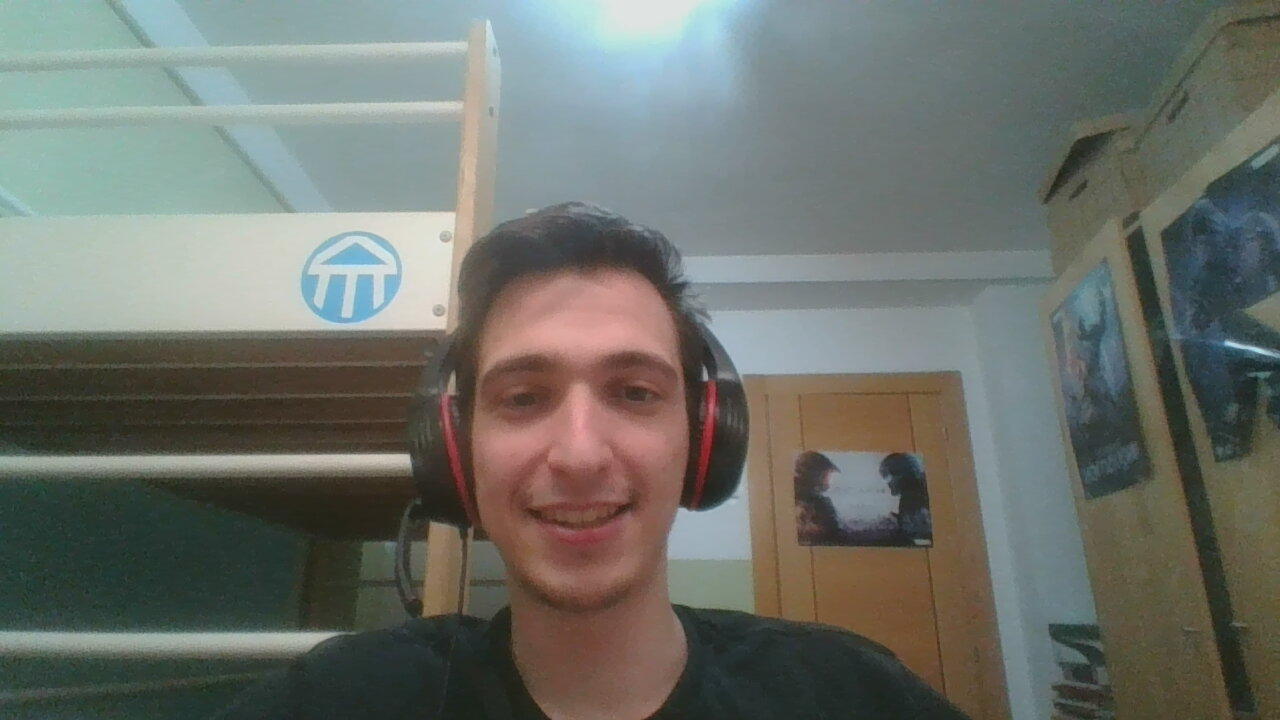
#> input picture prac1/webcam.jpg, 1280 x 720 px, given in place of the camera
$ python practica1.py
#> lines starting #> are read from the running program, lines starting #| are printed output that depends on the picture
#> further down, img is the input picture: shape (720, 1280, 3); mean B, G, R 106.3, 112.9, 109
#> the answer given: 1
### prac1/efectos/contraste.py
import cv2
import numpy as np
from matplotlib import pyplot as plt

def apply(image):
    """
    Apply contrast to an image in gray scale

    :param image: image to apply contrast
    :return: image with contrast
    """
    # Transform image to gray
    imgGrey = cv2.cvtColor(image, cv2.COLOR_BGR2GRAY)
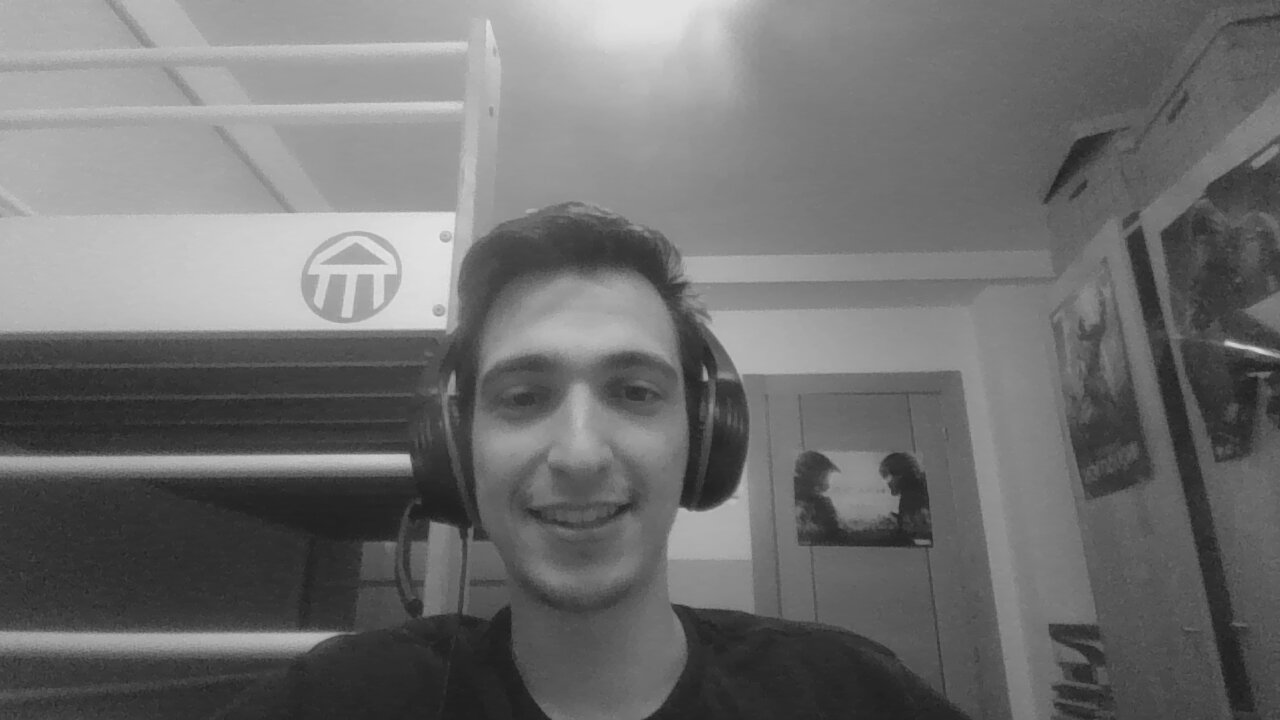
#> imgGrey: shape (720, 1280); min 29, max 233, mean 111

    # Apply histogram equalization to enhance the contrast
    imgGrey_eq = cv2.equalizeHist(imgGrey)
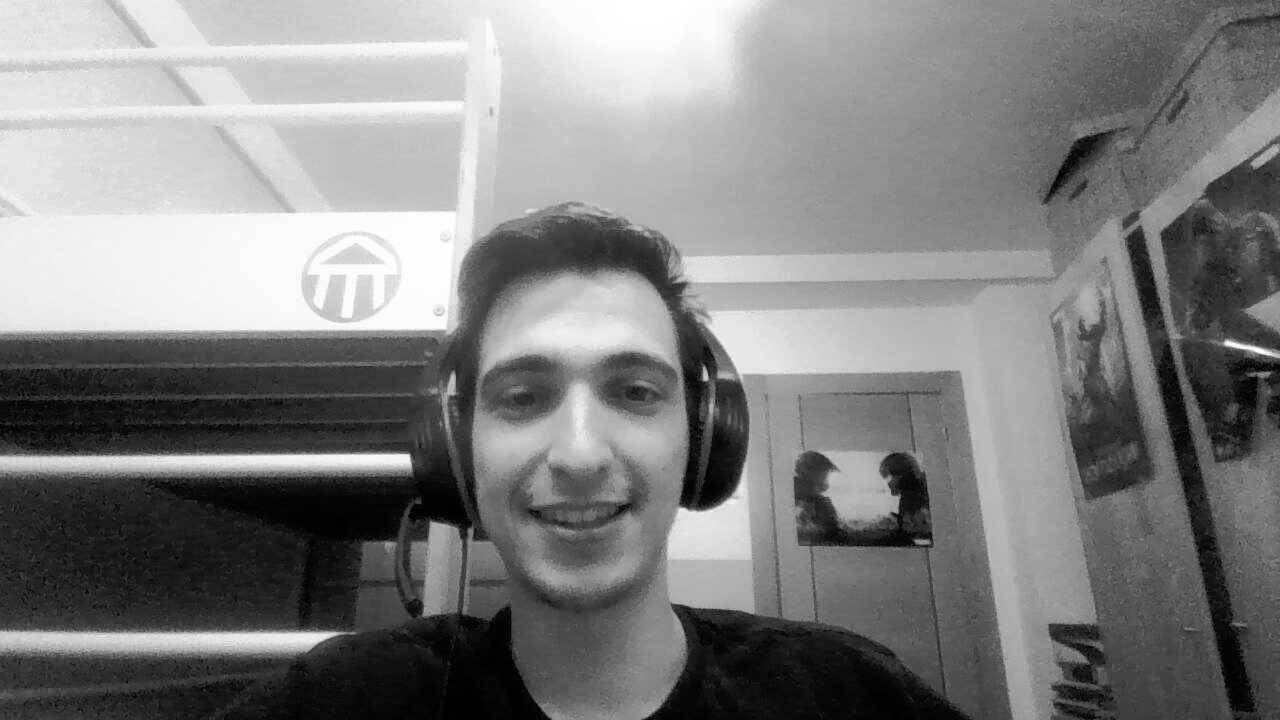
#> imgGrey_eq: shape (720, 1280); min 0, max 255, mean 128.3

    # [13 lines of commented-out code are left out]

    return imgGrey_eq

### prac1/practica1.py
import cv2 # Import python-supported OpenCV functions
import numpy as np # Import numpy and call it np
from matplotlib import pyplot as plt # Import pyplot and call it plt

from efectos import distorsion
from efectos import contraste
from efectos import alien
from efectos import poster
from efectos import pixeles


def show_images(img1, img2):
    # Display the original and filtered images side by side
    cv2.imshow("Image", np.hstack([img1, img2]))
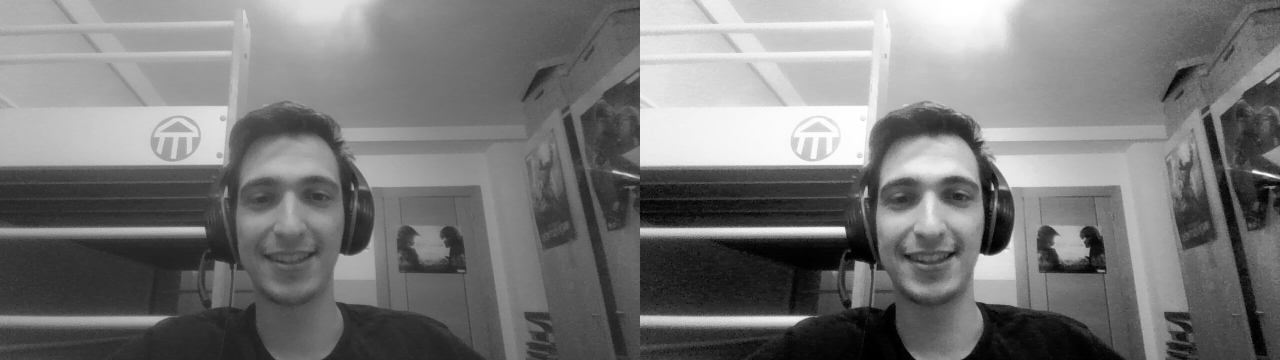
#> window 'Image': shape (720, 2560) (shown at 1/2 size); min 0, max 255, mean 119.7
    cv2.waitKey(0)
    cv2.destroyAllWindows()


# Capture an image from the webcam
cam_port = 0
cam = cv2.VideoCapture(cam_port)

# reading the input using the camera
result, img = cam.read()

# If image will detected without any error,
# show result
if not result:
    print("No image detected. Please! try again")
    img = cv2.imread('lena.jpg')

del(cam)


print("Press 1 to apply contraste effect")
print("Press 2 to apply alien effect")
print("Press 3 to apply poster effect")
print("Press 4 to apply distorsion effect")
print("Press 5 to apply pixelate effect")

# Take user input for filter selection
filter_choice = input("Enter your effect choice: ")

# Apply the selected filter to the image
if filter_choice == "1":
    filtered_img = contraste.apply(img)
    show_images(cv2.cvtColor(img, cv2.COLOR_BGR2GRAY), filtered_img)
elif filter_choice == "2":
    filtered_img = alien.apply(img)
    show_images(img, filtered_img)
elif filter_choice == "3":
    numColors = input("Number of colors the new image should have: ")
    filtered_img = poster.apply(img, int(numColors))
    show_images(img, filtered_img)
elif filter_choice == "4":
    k1 = input("Distorsion coefficient 1 to apply to the image: ")
    k2 = input("Distorsion coefficient 2 to apply to the image: ")
    filtered_img = distorsion.apply(img, float(k1), float(k2))
    show_images(img, filtered_img)
elif filter_choice == "5":
    pixel_size = input("Number of pixels in the image: ")
    filtered_img = pixeles.apply(img, pixel_size)
    show_images(img, filtered_img)

else:
    print("Invalid choice, no effect applied")
    filtered_img = img
